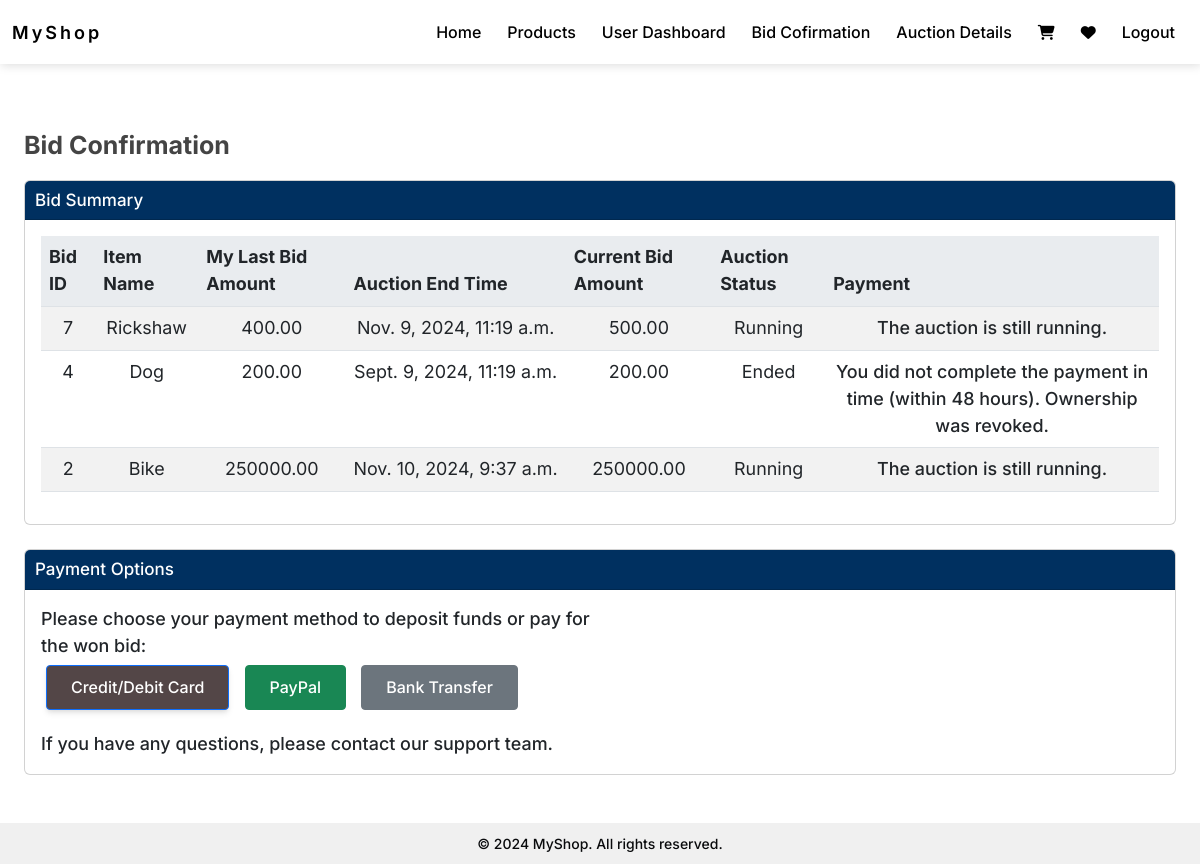
The app's page /bids/bid-confirmation/ (signed in) with its own data.
### bids/models.py (models this page shows, shortened)
class Bid(models.Model):
    product = models.ForeignKey(Product, on_delete=models.CASCADE)
    user = models.ForeignKey(CustomUser, on_delete=models.CASCADE)
    bid_amount = models.DecimalField(max_digits=10, decimal_places=2)
    bid_time = models.DateTimeField(auto_now_add=True)
    payment_completed = models.BooleanField(default=False)  # Track payment status
    def is_payment_due(self):
        if self.product.auction_end_time + timedelta(hours=48) < timezone.now():
            return True
        return False
    class Meta:
        ordering = ['-bid_time']  # Show latest bids first

class Product(models.Model):
    name = models.CharField(max_length=200)
    description = models.TextField()
    starting_price = models.DecimalField(max_digits=10, decimal_places=2)
    current_price = models.DecimalField(max_digits=10, decimal_places=2, blank=True, null=True)
    auction_start_time = models.DateTimeField()
    auction_end_time = models.DateTimeField()
    image = models.ImageField(upload_to='product_images/', null=True, blank=True)
    video = models.FileField(upload_to='product_videos/', null=True, blank=True)
    owner = models.ForeignKey(CustomUser, on_delete=models.SET_NULL, null=True, blank=True)
    def save(self, *args, **kwargs):
        if self.pk is None and self.current_price is None:
            self.current_price = self.starting_price
        super().save(*args, **kwargs)
    def assign_owner_to_highest_bidder(self):
        highest_bid = Bid.objects.filter(product=self).order_by('-bid_amount').first()  # Get the highest bid
        if highest_bid and highest_bid.is_eligible_for_ownership():
            self.owner = highest_bid.user  # Assign the highest bidder as the owner
            self.save()

### bids/views.py (the view)
# urls.py: path('bid-confirmation/', views.bid_confirmation, name='bid_confirmation'),
def bid_confirmation(request):
    user_id = request.session.get('user_id')
    if not user_id:
        messages.error(request, 'You need to log in first.')
        return redirect('users:login')
    search_query = request.GET.get('search', '')
    assign_owners_after_auction_ends()  # Assign owners where auctions have ended
    if search_query:
        bids = Bid.objects.filter(user_id=user_id).filter(Q(product__name__icontains=search_query)).select_related('product').prefetch_related('payment')
    else:
        bids = Bid.objects.filter(user_id=user_id).select_related('product').prefetch_related('payment')
    now = timezone.now()
    for bid in bids:
        auction_end_time = bid.product.auction_end_time
        payment_due_time = auction_end_time + timedelta(hours=48)  # 48 hours after auction ends
        bid.payment_due_expired = now > payment_due_time
        if bid.is_payment_due() and bid.payment_due_expired:
            if bid.product.owner == bid.user:
                bid.product.owner = None  # Remove ownership due to non-payment
                bid.product.save()
    return render(request, 'bid_confirmation.html', {
        'bids': bids,
        'now': now
    })

### bids/views.py (called while the page is built)
def assign_owners_after_auction_ends():
    now = timezone.now()
    products = Product.objects.filter(auction_end_time__lt=now, owner__isnull=True)  # Products without an owner and with ended auctions
    for product in products:
        product.assign_owner_to_highest_bidder()  # Assign the highest bidder as the owner (if eligible)

### bids/templates/bid_confirmation.html (shortened to what this page needs)
{% extends 'base.html' %}
{% block content %}
<div class="confirmation-section py-5">
    <div class="container">
        <h1 class="Title">Bid Confirmation</h1>
        <div class="card mb-4">
            <div class="card-header">
                <h4 class="card-title">Bid Summary</h4>
            </div>
            <div class="card-body">
                <table class="table table-striped">
                    <thead>
                        <tr>
                            <th>Bid ID</th>
                            <th>Item Name</th>
                            <th>My Last Bid Amount</th>
                            <th>Auction End Time</th>
                            <th>Current Bid Amount</th>
                            <th>Auction Status</th>
                            <th>Payment</th>
                        </tr>
                    </thead>
                    <tbody>
                        {% for bid in bids %}
        <tr style="text-align:center;">
            <td>{{ bid.id }}</td>
            <td>{{ bid.product.name }}</td>
            <td>{{ bid.bid_amount }}</td>
            <td>{{ bid.product.auction_end_time }}</td>
            <td>{{ bid.product.current_price }}</td>
            <td>
                {% if now > bid.product.auction_end_time %}
                    Ended
                {% else %}
                    Running
                {% endif %}
            </td>
            <td>
                {% if now > bid.product.auction_end_time %}
                    {% if bid.product.current_price == bid.bid_amount %}
                        {% if bid.payment and bid.payment.status == 'Completed' %}
                            <p>Payment Completed</p>
                        {% elif bid.payment_due_expired %}
                            <p>You did not complete the payment in time (within 48 hours). Ownership was revoked.</p>
                        {% else %}
                            <p>You are the highest bidder! Please complete payment within 48 hours.</p>
                            <p><a href="{% url 'payment:initiate_payment' bid.id %}" class="btn btn-primary">Click Here For Payment</a></p>
                        {% endif %}
                    {% else %}
                        <p>Auction ended, but you didn't win the bid.</p>
                    {% endif %}
                {% else %}
                    <p>The auction is still running.</p>
                {% endif %}
            </td>
        </tr>
        {% empty %}
        <tr><td colspan="6" style="text-align:center;">No bids found.</td></tr>
        {% endfor %}
                    </tbody>
                </table>
            </div>
        </div>
        <div class="card">
            <div class="card-header">
                <h4 class="card-title">Payment Options</h4>
            </div>
            <div class="card-body">
                <p>Please choose your payment method to deposit funds or pay for the won bid:</p>
                <div class="mb-3">
                    <button class="btn btn-primary">Credit/Debit Card</button>
                    <button class="btn btn-success">PayPal</button>
                    <button class="btn btn-secondary">Bank Transfer</button>
                </div>
                <p>If you have any questions, please contact our support team.</p>
            </div>
        </div>
    </div>
</div>
{% endblock %}

### static/css/style.css (style rules this page uses)
body { margin: 0; padding: 0; box-sizing: border-box; font-family: "Poppins", sans-serif; }
p { margin-top: 0;margin-bottom: 1rem;font-weight: 500;line-height: 24px;margin: 0; }
.Title { color: #444444; font-weight: 700; font-size: 25px; margin-bottom: 20px; }
.card-header { background-color: #003060 !important; color: #fff; padding: 10px 10px; font-size: 15px !important; }
.card-title { color: #fff; font-size: 17px; margin: 0; }
table td { white-space:nowrap; }

### static/css/ProductDetails.css (style rules this page uses)
:root { --color-white-100: hsl(205, 5%, 100%); --color-white-200: hsl(205, 5%, 90%); --color-white-300: hsl(205, 5%, 80%); --color-white-400: hsl(205, 5%, 65%); --color-white-500: hsl(205, 5%, 50%); --color-black-100: hsl(210, 15%, 12%); --color-black-200: hsl(210, 15%, 10%); --color-black-300: hsl(210, 15%, 8%); --color-black-400: hsl(210, 15%, 6%); --color-black-500: hsl(210, 15%, 4%); --color-brown-100: hsl(355, 8%, 70%); --color-brown-200: hsl(355, 8%, 60%); --color-brown-300: hsl(355, 8%, 50%); --color-brown-400: hsl(355, 8%, 40%); --color-brown-500: hsl(355, 8%, 30%); --display-small: clamp(1.71rem, calc(0.39vw + 1.64rem), 1.95rem); --display-base: clamp(2.06rem, calc(0.47vw + 1.96rem), 2.34rem); --display-medium: clamp(2.47rem, calc(0.56vw + 2.36rem), 2.9rem); --display-large: clamp(2.97rem, calc(0.68vw + 2.83rem), 3.37rem); --display-extra: clamp(3.57rem, calc(0.81vw + 3.39rem), 4.05rem); --text-tiny: clamp(0.84rem, calc(0.12vw + 0.8rem), 0.89rem); --text-small: clamp(0.93rem, calc(0.13vw + 0.91rem), 1rem); --text-base: clamp(1.05rem, calc(0.15vw + 1.01rem), 1.12rem); --text-medium: clamp(1.18rem, calc(0.17vw + 1.14rem), 1.26rem); --text-large: clamp(1.32rem, calc(0.19vw + 1.28rem), 1.41rem); --shadow-small: 0 1px 3px 0 rgba(0, 0, 0, 0.1), 0 1px 2px 0 rgba(0, 0, 0, 0.06); --shadow-medium: 0 4px 6px -1px rgba(0, 0, 0, 0.1), 0 2px 4px -1px rgba(0, 0, 0, 0.06); --shadow-large: 0 10px 15px -3px rgba(0, 0, 0, 0.1), 0 4px 6px -2px rgba(0, 0, 0, 0.05); }
*, *::before, *::after { padding: 0; margin: 0; box-sizing: border-box; list-style: none; list-style-type: none; text-decoration: none; -webkit-font-smoothing: antialiased; -moz-osx-font-smoothing: grayscale; text-rendering: optimizeLegibility; }
html { font-size: 100%; box-sizing: inherit; scroll-behavior: smooth; height: -webkit-fill-available; }
body { font-family: "Inter", system-ui, ui-sans-serif, sans-serif; font-size: var(--text-base); font-weight: normal; line-height: 1.5; color: var(--color-black-500); background-color: var(--color-white-100); }
a, button { cursor: pointer; -webkit-user-select: none; -moz-user-select: none; -ms-user-select: none; user-select: none; white-space: nowrap; border: none; outline: none; background: none; }
h1, h2, h3, h4, h5 { line-height: 1.1; text-wrap: balance; word-wrap: break-word; }
p { max-width: 50ch; height: auto; }
p, li { text-wrap: pretty; line-height: inherit; word-wrap: break-word; }
.container { max-width: 75rem; height: auto; margin-inline: auto; padding-inline: 1.5rem; }
.btn { display: inline-flex; font-family: inherit; font-size: 1rem; font-weight: 500; line-height: 1.5; padding-block: 0.6rem; padding-inline: 1.5rem; align-items: center; justify-content: center; vertical-align: baseline; -moz-column-gap: 0.25rem; column-gap: 0.25rem; white-space: nowrap; border-radius: 0.25rem; transition: all 0.2s ease; }
.btn-primary { color: var(--color-white-100); background-color: var(--color-brown-500); box-shadow: var(--shadow-medium); }

### bids/templates/bid_confirmation.html (style rules this page uses)
.confirmation-section { margin-top: 20px; }
.card-header { background-color: #f8f9fa; }
.table thead th { background-color: #e9ecef; }
.btn { margin: 5px; }

### records on screen
Bid: id "7", product.name "Rickshaw", bid_amount "400.00", product.auction_end_time "Nov. 9, 2024, 11:19 a.m.", product.current_price "500.00", shows "Running", shows "The auction is still running."
Bid: id "4", product.name "Dog", bid_amount "200.00", product.auction_end_time "Sept. 9, 2024, 11:19 a.m.", product.current_price "200.00", shows "Ended", shows "You did not complete the payment in time (within 48 hours). Ownership was revoked."
Bid: id "2", product.name "Bike", bid_amount "250000.00", product.auction_end_time "Nov. 10, 2024, 9:37 a.m.", product.current_price "250000.00", shows "Running", shows "The auction is still running."
